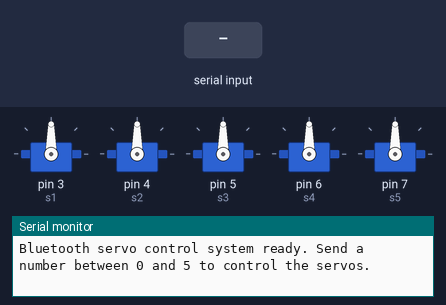
The sketch below on a simulated Arduino Uno, built with avr-gcc and run on an emulated ATmega328P. Shown: 5 × servo, the last lines printed to the serial monitor. Inputs (shaded band) come from the test bench.

Above: at 1.2 s.
1.3 s: "1" received over Serial
At 1.9 s:
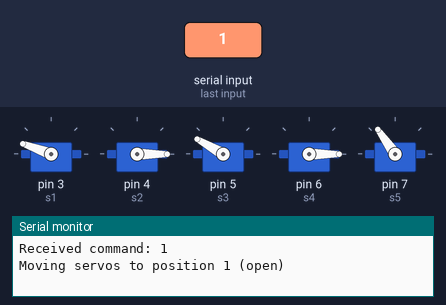
2.8 s: "2" received over Serial
At 3.2 s:
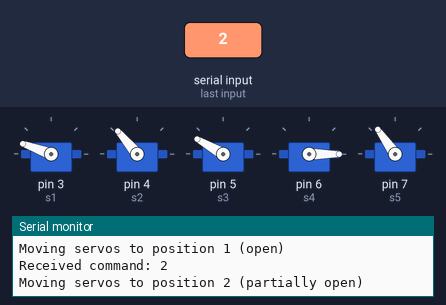
4.3 s: "4" received over Serial
At 5.4 s:
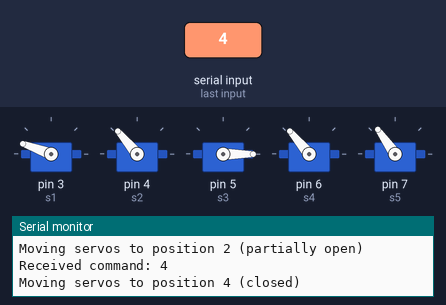
5.8 s: "5" received over Serial
At 6.6 s:
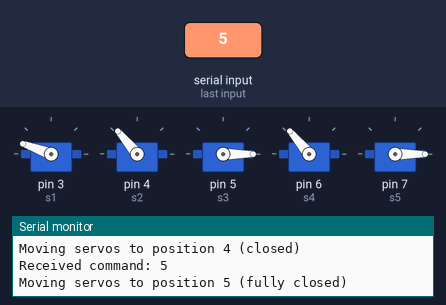
7.3 s: "0" received over Serial
At 7.7 s:
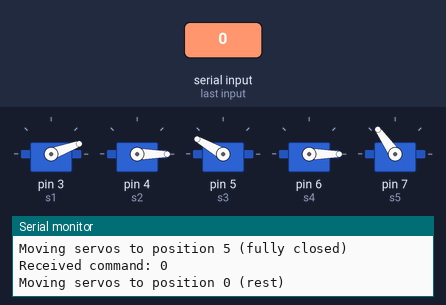
8.8 s: "f" received over Serial
At 10.0 s:
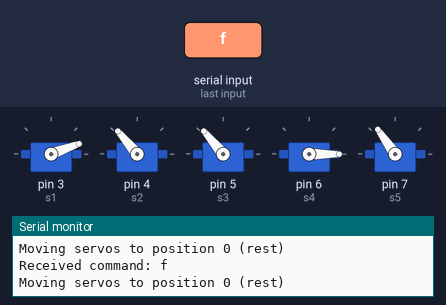
Timing chart, 0 to 11.3 s (numbered marks = the images above; inputs shaded):
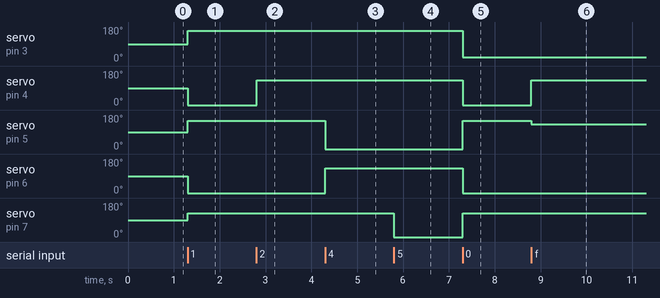

The sketch:

sketch_sep24a.ino
```cpp
#include <Servo.h>

Servo s1;
Servo s2;
Servo s3;
Servo s4;
Servo s5;

char data_in;

void setup() {
  s1.attach(3);
  s2.attach(4);
  s3.attach(5);
  s4.attach(6);
  s5.attach(7);

  Serial.begin(9600);
  Serial.println("Bluetooth servo control system ready. Send a number between 0 and 5 to control the servos.");
}

void loop() {
  if (Serial.available()) {
    data_in = Serial.read();

    Serial.print("Received command: ");
    Serial.println(data_in);

    switch (data_in) {
      case '1':
        Serial.println("Moving servos to position 1 (open)");
        s1.write(160);
        s2.write(0);
        s3.write(150);
        s4.write(0);
        s5.write(125);
        break;

      case '2':
        Serial.println("Moving servos to position 2 (partially open)");
        s1.write(160);
        s2.write(130);
        s3.write(150);
        s4.write(0);
        s5.write(125);
        break;

      case '3':
        Serial.println("Moving servos to position 3 (partially open)");
        s1.write(160);
        s2.write(130);
        s3.write(0);
        s4.write(0);
        s5.write(125);
        break;

      case '4':
        Serial.println("Moving servos to position 4 (closed)");
        s1.write(160);
        s2.write(130);
        s3.write(0);
        s4.write(130);
        s5.write(125);
        break;

      case '5':
        Serial.println("Moving servos to position 5 (fully closed)");
        s1.write(160);
        s2.write(130);
        s3.write(0);
        s4.write(130);
        s5.write(0);
        break;

      case '0':
        Serial.println("Moving servos to position 0 (rest)");
        s1.write(20);
        s2.write(0);
        s3.write(150);
        s4.write(0);
        s5.write(125);
        break;

      case 'f':
        Serial.println("Moving servos to position 0 (rest)");
        s1.write(20);
        s2.write(130);
        s3.write(130);
        s4.write(0);
        s5.write(125);
        break;

      case 'c':
        Serial.println("Moving servos to position 0 (rest)");
        s1.write(160);
        s2.write(0);
        s3.write(150);
        s4.write(130);
        s5.write(125);
        break;

      case 'd':
        Serial.println("Moving servos to position 0 (rest)");
        s1.write(20);
        s2.write(0);
        s3.write(150);
        s4.write(0);
        s5.write(0);
        break;

      default:
        Serial.println("Invalid command. Send a number between 0 and 5.");
    }

    delay(200);
  }
}
```

Measured:
- after the input at 1.3 s, servo on pin 3 (s1): 90° → 160° at once; servo on pin 4 (s2), servo on pin 6 (s4): 90° → 0° at once; servo on pin 5 (s3): 90° → 150° at once; servo on pin 7 (s5): 90° → 125° at once
- after the input at 2.8 s, servo on pin 4 (s2): 0° → 130° at once
- after the input at 4.3 s, servo on pin 5 (s3): 150° → 0° at once; servo on pin 6 (s4): 0° → 130° at once
- after the input at 5.8 s, servo on pin 7 (s5): 125° → 0° at once
- after the input at 7.3 s, servo on pin 3 (s1): 160° → 20° at once; servo on pin 4 (s2), servo on pin 6 (s4): 130° → 0° at once; servo on pin 5 (s3): 0° → 150° at once; servo on pin 7 (s5): 0° → 125° at once
- after the input at 8.8 s, servo on pin 4 (s2): 0° → 130° at once; servo on pin 5 (s3): 150° → 130° at once
